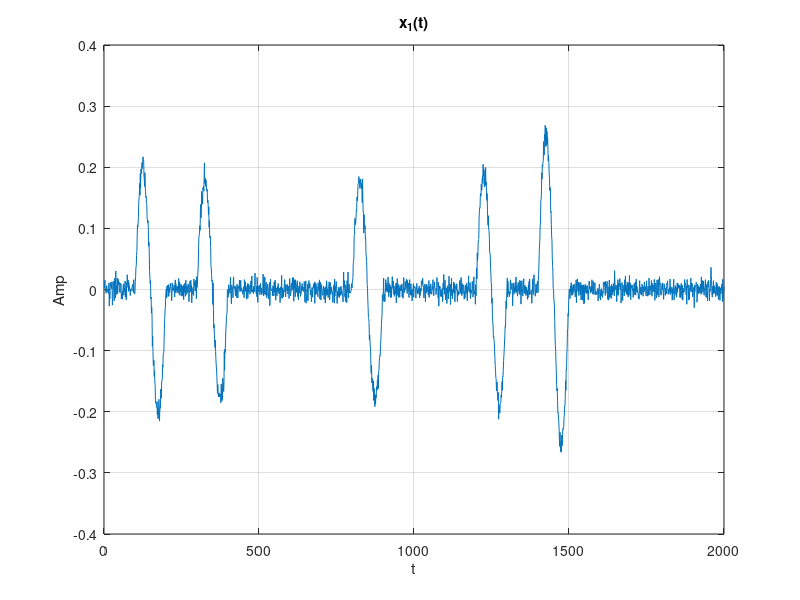

Source code (MATLAB): (Note: this script raises an error after producing the figure.)
                            %% Sparse Blind Deconvolution
                            %% Part 1, Part 2
file = load('Data.mat');
X = file.X;
x1 = file.x1;
x2 = file.x2;
L = 100;
K = 5;
[~,T] = size(X);

            %% Part 1
figure(1);
plot(1:T,x1);
xlabel('t');
ylabel('Amp');
title("x_1(t)");
grid on;
num_iteration_1 = 5;
[s1,alpha1,tau1] = SCSBD(x1,K,L,T,num_iteration_1);
figure(2);
plot(1:L,s1);
xlabel('t');
ylabel('Amp');
title('Recovered Spike Signal s_1(t)');
grid on;
disp("W_1(t)");
disp("alpha | tau");
disp(vpa([round(alpha1,4) tau1]));

            %% Part 2
figure(3);
plot(1:T,x2);
xlabel('t');
ylabel('Amp');
title("x_2(t)");
grid on;
num_iteration_2 = 5;
[s2,alpha2,tau2] = SCSBD(x2,K,L,T,num_iteration_2);
figure(4);
plot(1:L,s2);
xlabel('t');
ylabel('Amp');
title('Recovered Spike Signal s_2(t)');
grid on;
disp("W_2(t)");
disp("alpha | tau");
disp(vpa([round(alpha2,4) tau2]));




            %% Local Necessary Functions

function [s,alpha,tau] = SCSBD(x,K,L,T,num_iter)
    tau = rand_tau(K,L,T);
    alpha = rand(K,1);
    for i=1:num_iter
                %% W(t) is fixed. Updating S(t)
        Y = [];
        for j=1:K
           cntr = tau(j);
           window = x(1,cntr-L/2:cntr+L/2-1);
           Y = [Y;window];
        end
        S = (transpose(alpha) * Y)/(transpose(alpha)*alpha);
        s = transpose(S);

                %% S(t) is fixed. Updating W(t)
        R = corr_xy(s,x);
        thresh = 1/2 * max(R);
        [pks,locs] = findpeaks(R,'MinPeakDistance',L,'MinPeakHeight',thresh,'NPeaks',5);
        tau = locs;
        alpha = pks;
        for k=1:K
           if tau(k) < L/2
              tau(k) = tau(k) + L/2; 
           end
        end

    end
end

function tau = rand_tau(K,L,T)
    tau = (T-3*L)*rand(K,1) + L;
    tau = sort(tau);
    for i=2:K
       tau_temp = tau(i);
       if tau_temp - tau(i-1) <= L
          tau(i) = tau(i-1) + L; 
       end
    end
    tau = ceil(tau);
end

function R = corr_xy(s,x)
    T = length(x);
    L = length(s);
    R = zeros(T-L,1);
    for i=1:length(R)
       t1 = i;
       t2 = i+L-1;
       x_window = x(1,t1:t2);
       R(i) = x_window * s;
    end
end
